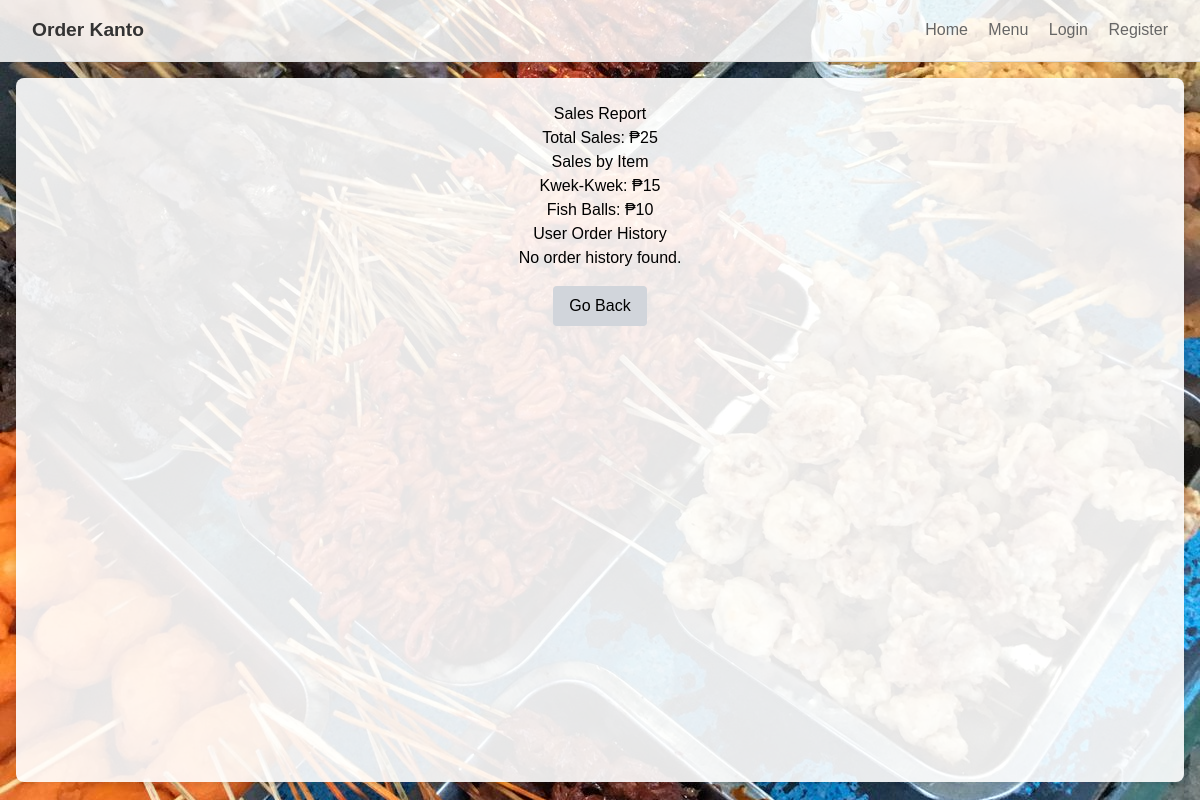
Screenshot of /sales/sales-report/ with the database file from the repository.
### menu/models.py (models this page shows, shortened)
class MenuItem(models.Model):
    name = models.CharField(max_length=100)
    description = models.TextField()
    price = models.DecimalField(max_digits=6, decimal_places=2)
    image = models.ImageField(upload_to='menu_images/', blank=True, null=True)

### sales/views.py (the view)
# urls.py: path('sales-report/', views.sales_report, name='sales_report'),
def sales_report(request):
    total_sales = OrderItem.objects.aggregate(total_sales=Sum(F('quantity') * F('menu_item__price')))['total_sales'] or 0
    sales_by_item = MenuItem.objects.annotate(
        total_revenue=Sum(F('orderitem__quantity') * F('price'))
    ).filter(total_revenue__gt=0).order_by('-total_revenue')
    return render(request, 'sales/sales_report.html', {
        'total_sales': total_sales,
        'sales_by_item': sales_by_item
    })

### sales/templates/sales/sales_report.html
{% extends 'base.html' %}
{% block content %}
<div class="card">
  <h2>Sales Report</h2>
  <p>Total Sales: ₱{{ total_sales }}</p>
  <h3>Sales by Item</h3>
  <ul>
    {% for item in sales_by_item %}
    <li>{{ item.name }}: ₱{{ item.total_revenue }}</li>
    {% endfor %}
  </ul>
  <h3>User Order History</h3>
  <ul>
    {% for record in order_history %}
      <li>
        {{ record.user.username }} — Orders: {{ record.order_count }}
      </li>
    {% empty %}
      <li>No order history found.</li>
    {% endfor %}
  </ul>
  <button onclick="window.history.back()" class="mt-4 px-4 py-2 bg-gray-300 rounded hover:bg-gray-400">
    Go Back
  </button>
</div>
{% endblock %}

### rows the page displays
MenuItem: name "Kwek-Kwek", total_revenue "15"
MenuItem: name "Fish Balls", total_revenue "10"

### other values shown
{{ total_sales }} "25"
